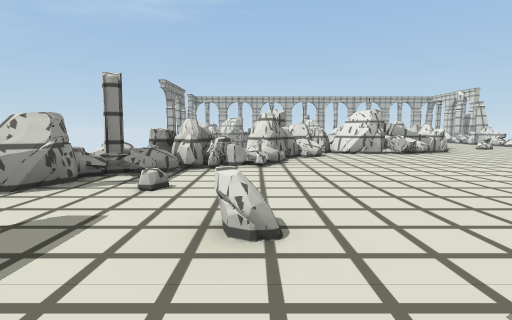
[1] (above)

17 first-person views from a walk through a scene from a Unity 3-D project. The camera is 1.5 m above the floor, tilts 6° down and sees 85° across. The floor is counted in squares, 2.17 m on a side. Each view is taken from the middle of a square. On the plan, view 1 faces up. The plan holds only what a view shows up to about 9 squares ahead; the rest is blank. The player character is not drawn. Some animated figures are left out. Some surface patterns are stand-ins.

[2]
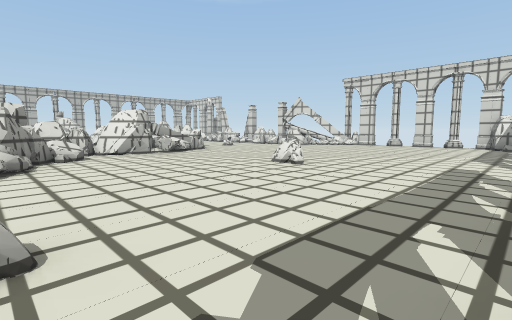

[3]
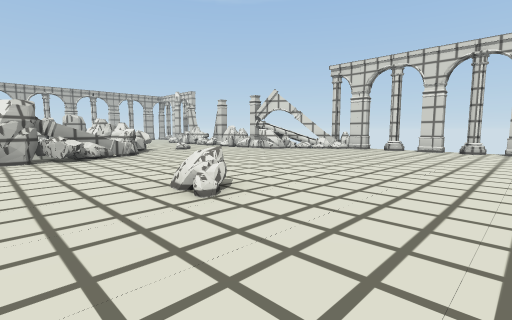

[4]
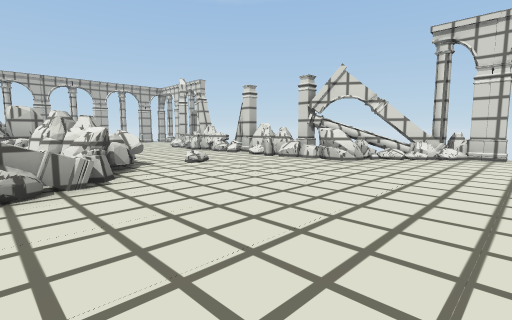

[5]
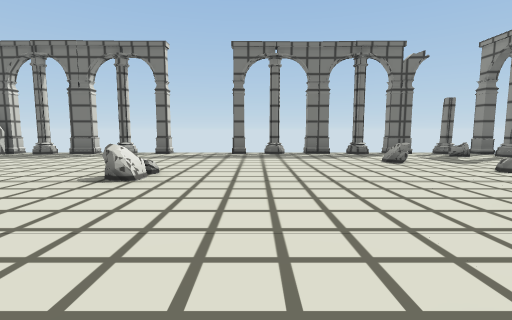

[6]
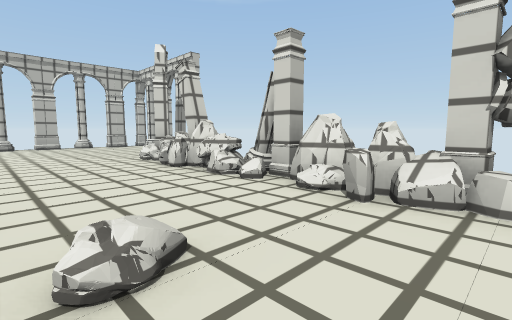

[7]
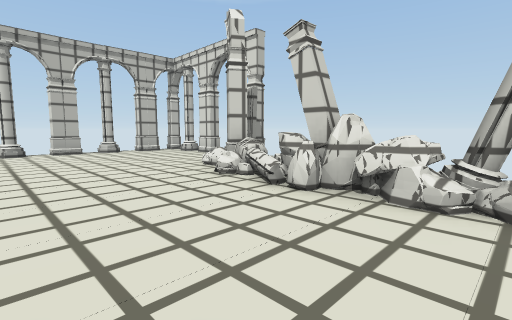

[8]
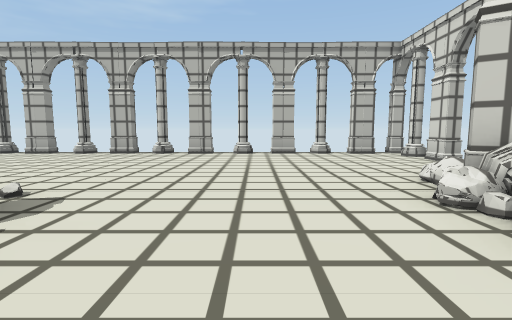

[9]
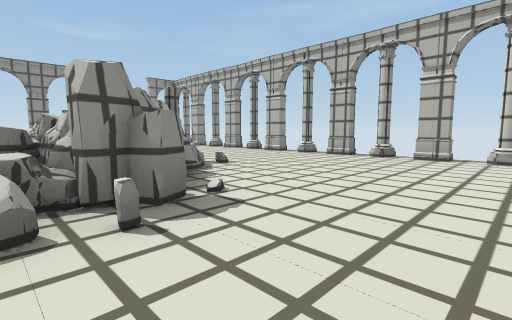

[10]
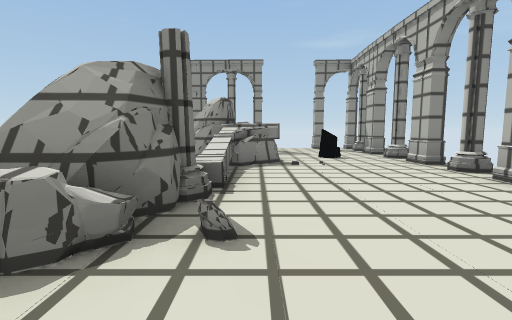

[11]
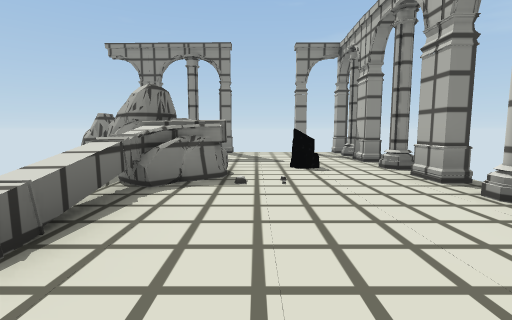

[12]
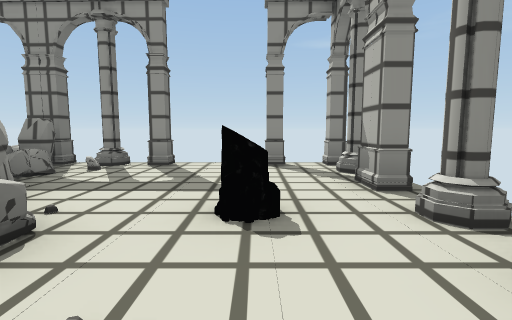

[13]
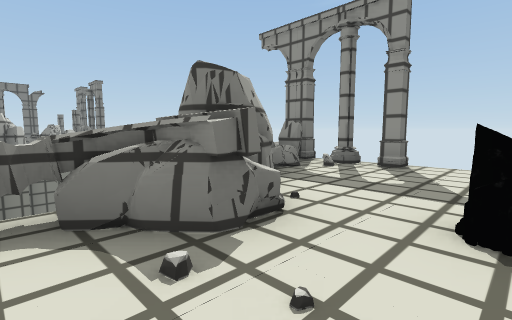

[14]
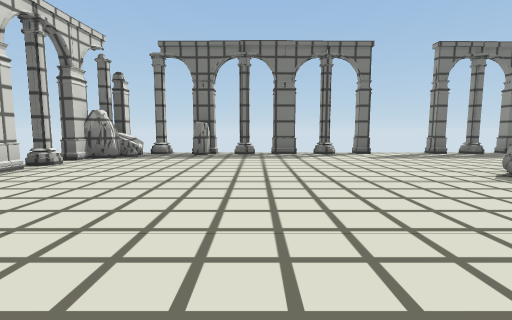

[15]
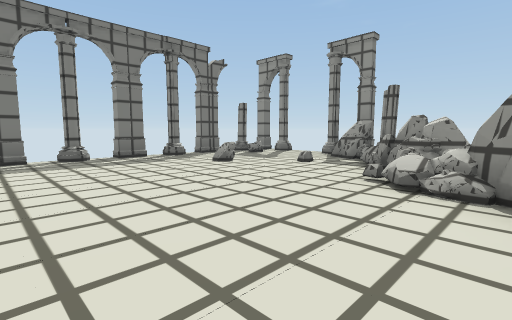

[16]
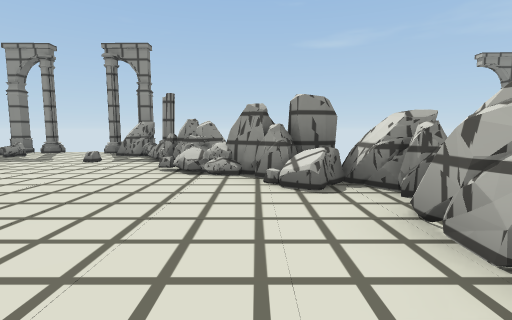

[17]
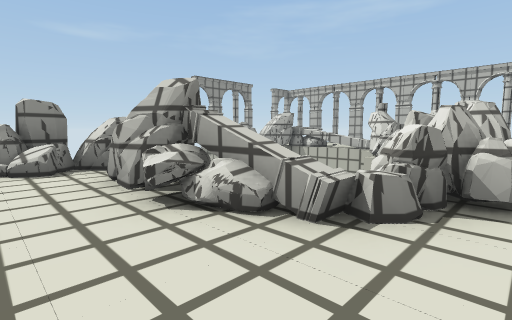

### Floor plan
Key: @ floor where view 1 was taken; # wall or solid block; x gap in a wall; . floor; = window, fence, low wall or low ledge; ^ raised ledge; O other object.
Columns run from 5 left of view 1 to 14 right of it. Each row starts with its distance up from view 1.
 22 #x#.#xx#.#xx#.#xx#.#
 21 #..................#
 20 ....O..............
 19 ...................
 18 #...##.............
 17 #=.###^^##.......#x#
 16 ##=##   ####.....#
 15  =##     ####...==
 14          #^^....##
 13            ##...^
 12            ##...##
 11            ##...##
 10           ##....#
  9       ####==....##
  8      ##.........##
  7     ##...........###
  6    ##=.............#
  5   ###..............#
  4  x#.......=........
  3   #................
  2  ....=............##
  1  #................##
  0  x...@..........#.#
 -1  #  x x x  x x x# #

Positions as (right, up) in squares from view 1, and headings:
1: (0, 0), facing up
2: (0, 0), facing up-right
3: (3, 1), facing up-right
4: (5, 5), facing up-right
5: (3, 8), facing down
6: (8, 9), facing up-right
7: (8, 12), facing up-right
8: (9, 13), facing up
9: (9, 14), facing up-left
10: (6, 18), facing left
11: (4, 19), facing left
12: (1, 20), facing left
13: (1, 20), facing down-left
14: (9, 8), facing down
15: (4, 7), facing down-left
16: (5, 7), facing left
17: (7, 7), facing up-left
